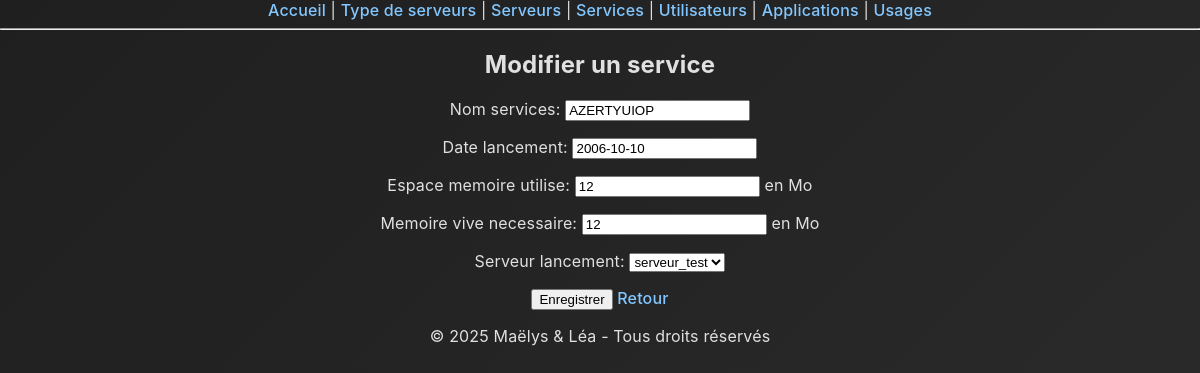
Page /services/8/edit/ on the committed database.
### monapp/models.py (models this page shows, shortened)
class Services(models.Model):
    nom_services = models.CharField(max_length=100)
    date_lancement = models.DateField()
    espace_memoire_utilise = models.IntegerField(help_text="en Mo")
    memoire_vive_necessaire = models.IntegerField(help_text="en Mo")
    serveur_lancement = models.ForeignKey(Serveurs, on_delete=models.CASCADE)

### monapp/views.py (the view)
# urls.py: path('services/<int:pk>/edit/', views.services_update, name='services_update'),
def services_update(request, pk):
    service = get_object_or_404(Services, pk=pk)
    form = ServicesForm(request.POST or None, instance=service)
    if form.is_valid():
        form.save()
        return redirect('services_list')
    return render(request, 'monapp/services_form.html', {'form': form})

### monapp/forms.py (shortened to what this page needs)
class ServicesForm(forms.ModelForm):
    class Meta:
        model = Services
        fields = '__all__'

### monapp/models.py (called while the page is built)
    def __str__(self):
        return self.nom_serveurs

### monapp/templates/monapp/services_form.html (shortened to what this page needs)
{% extends 'monapp/base.html' %}
{% block content %}
<h2>{% if form.instance.pk %}Modifier{% else %}Ajouter{% endif %} un service</h2>
<form method="post">
    {{ form.as_p }}
    <button type="submit">Enregistrer</button>
    <a href="{% url 'services_list' %}">Retour</a>
</form>
<footer>
  <p>© 2025 Maëlys & Léa - Tous droits réservés</p>
</footer>
{% endblock %}

### monapp/static/monapp/index.css (style rules this page uses)
body { min-height: 100vh; margin: 0; padding: 0; font-family: 'Inter', 'Segoe UI', Arial, sans-serif; color: #e0e0e0; background: linear-gradient(135deg, #1f1f1f 0%, #2c2c2c 100%); letter-spacing: 0.01em; text-align: center; background: linear-gradient(135deg, #1f1f1f 0%, #2c2c2c 100%), url('/static/img/texture-light.png'); background-repeat: repeat; background-size: auto; background-blend-mode: overlay; }
a { color: #82c7ff; text-decoration: none; font-weight: 500; transition: color 0.2s; }

### rows in the picture
Services: nom_services "AZERTYUIOP", date_lancement "2006-10-10", espace_memoire_utilise "12", memoire_vive_necessaire "12", serveur_lancement "serveur_test"
